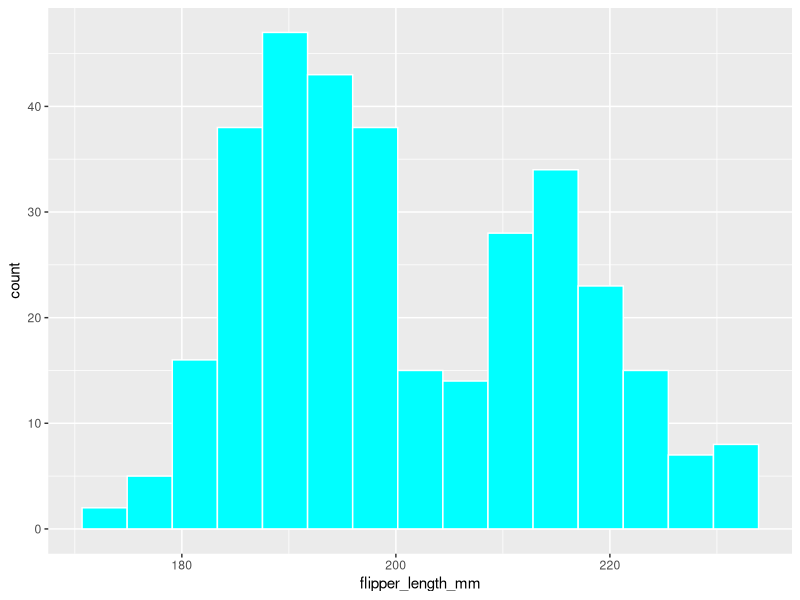
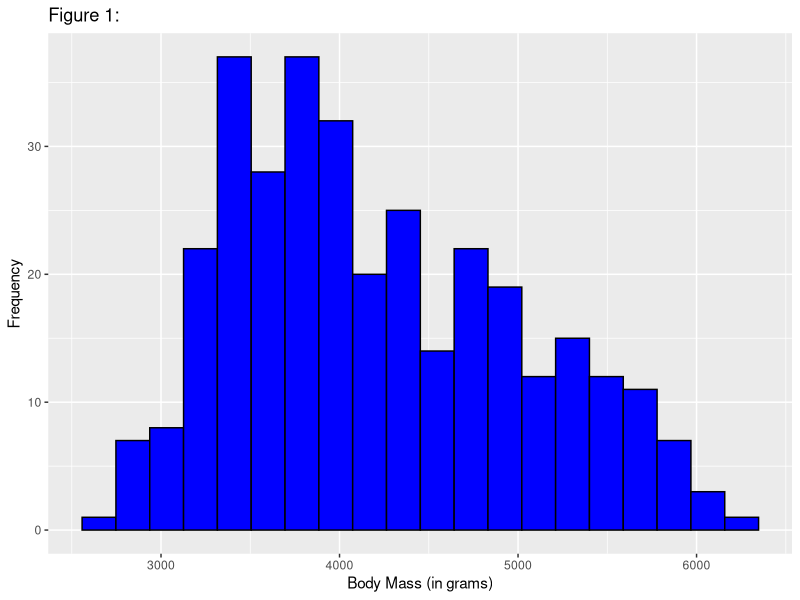
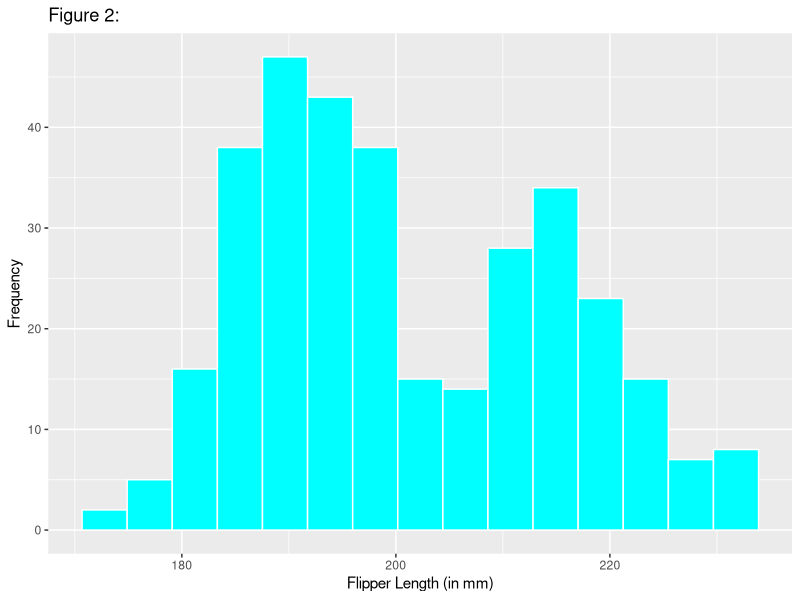
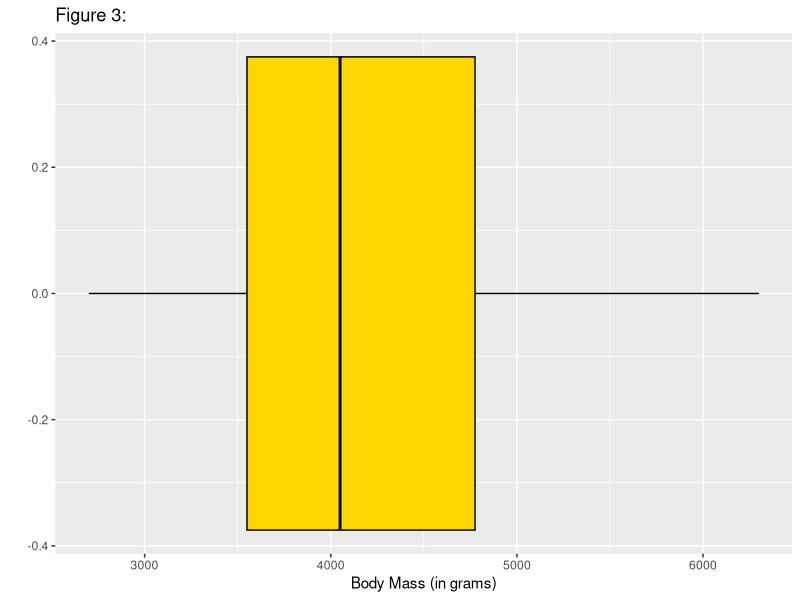
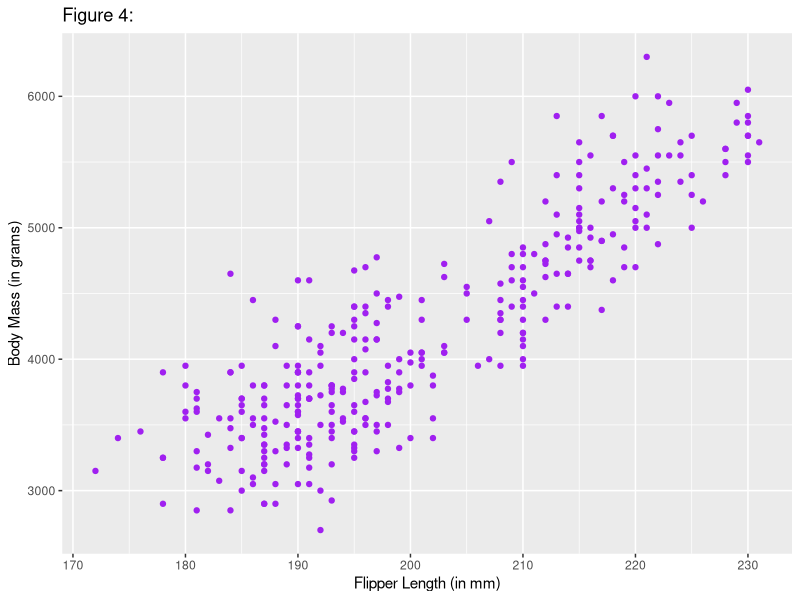
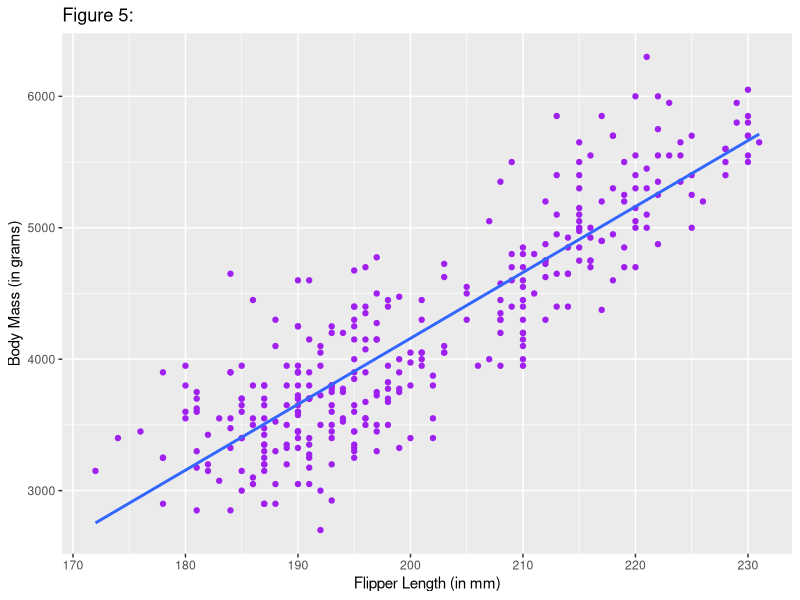
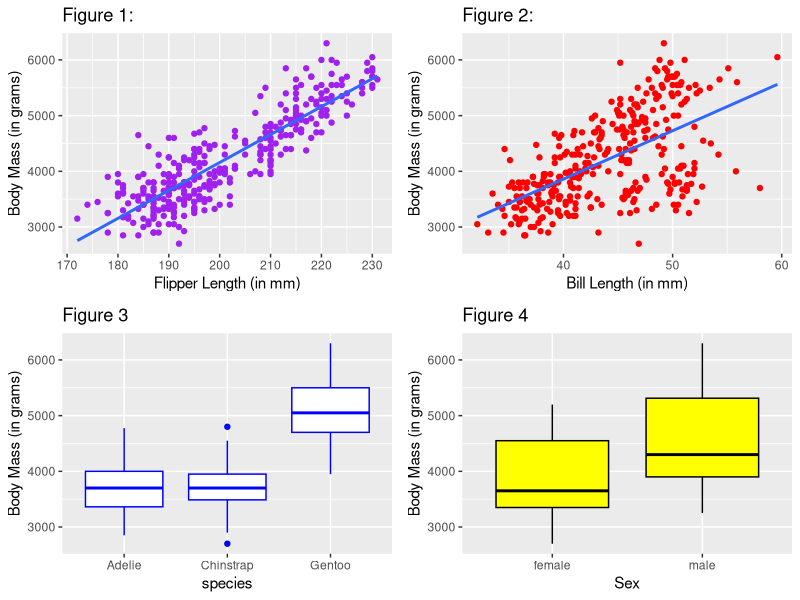
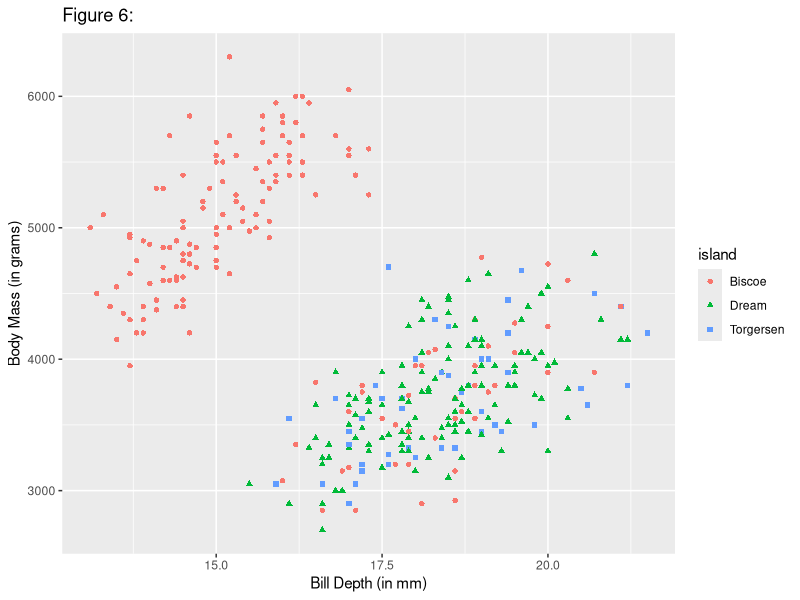

Write R code to recreate these figures, in order.
## ---- chunk 1
knitr::opts_chunk$set(echo = FALSE, warning = FALSE)
set.seed(114514)
## ---- chunk 2
# Import the data through the palmerpenguins package
library(palmerpenguins)  
data("penguins")
## ---- chunk 3
# summarize the response variable
summary(penguins$body_mass_g)
## ---- chunk 4
# Clean the data by removing incomplete information
penguinsClean <- na.omit(penguins)
## ---- chunk 5
# Install ggplot2
library(rlang)
## ---- chunk 6
# import the ggplot2
suppressMessages(library(ggplot2))
## ---- chunk 7
# histogram of penguin body mass
# ggplot(penguinsClean, aes(x=body_mass_g)) + geom_histogram(bins = 20, fill='blue', col = 'black')
# ggplot(): This part of the code creates the background of the plot. 
## ---- chunk 8
ggplot(penguinsClean, aes(x=flipper_length_mm)) + geom_histogram(bins = 15, fill='cyan', col = 'white')
## ---- chunk 9
# adding the x & y axis labels & title for the plot
# ggplot(penguinsClean, aes(x=body_mass_g)) + geom_histogram(fill='blue', col = 'black', bins = 20) + labs(title="Figure 1:", x = "Body Mass (in grams)", y = "Frequency", caption = "An Example of Caption") + theme(plot.title = element_text(hjust = 0.5))
## ---- chunk 10
# Figure 1
ggplot(penguinsClean, aes(x=body_mass_g)) + geom_histogram(fill='blue', col = 'black', bins = 20) + labs(title="Figure 1:", x = "Body Mass (in grams)", y = "Frequency")
## ---- chunk 11
ggplot(penguinsClean, aes(x=flipper_length_mm)) + geom_histogram(bins = 15, fill='cyan', col = 'white') + labs(title="Figure 2:", x = "Flipper Length (in mm)", y = "Frequency")
## ---- chunk 12
ggplot(penguinsClean, aes(x=body_mass_g)) + geom_boxplot(fill='gold', col = 'black') + labs(title="Figure 3:", x = "Body Mass (in grams)", y = " ")
## ---- chunk 13
# ggplot(penguinsClean, aes(x=flipper_length_mm, y = body_mass_g)) + geom_point()
## ---- chunk 14
ggplot(penguinsClean, aes(x=flipper_length_mm, y = body_mass_g)) + geom_point(color = "purple") + labs(title="Figure 4:", x = "Flipper Length (in mm)", y = "Body Mass (in grams)")
## ---- chunk 15
# use {r, fig.asp=0.75} to set the size of the graph generated, 0 ~ 1
ggplot(penguinsClean, aes(x=flipper_length_mm, y = body_mass_g)) + geom_point(color = "purple") + labs(title="Figure 5:", x = "Flipper Length (in mm)", y = "Body Mass (in grams)")  + stat_smooth(method = "lm", formula = y ~ x, size = 1, se = FALSE)
## ---- chunk 16
# stacking graphs
# g1 <- ggplot(penguinsClean, aes(body_mass_g)) + geom_histogram(bins = 20, fill = "blue", col = "white")+ labs(title ="Figure 1")
# g2 <- ggplot(penguinsClean, aes(body_mass_g)) + geom_boxplot(fill = "white", col = "blue") + labs(title ="Figure 2")
# gridExtra::grid.arrange(g1,g2, ncol = 2)
## ---- chunk 17
g1 <- ggplot(penguinsClean, aes(x=flipper_length_mm, y = body_mass_g)) + geom_point(color = "purple") + labs(title="Figure 1:", x = "Flipper Length (in mm)", y = "Body Mass (in grams)")  + stat_smooth(method = "lm", formula = y ~ x, size = 1, se = FALSE)

g2 <- ggplot(penguinsClean, aes(x=bill_length_mm, y = body_mass_g)) + geom_point(color = "red") + labs(title="Figure 2:", x = "Bill Length (in mm)", y = "Body Mass (in grams)")  + stat_smooth(method = "lm", formula = y ~ x, size = 1, se = FALSE)

g3 <- ggplot(penguinsClean, aes(x=species, y=body_mass_g)) + geom_boxplot(fill = "white", col = "blue") + labs(title ="Figure 3", x = "species", y = "Body Mass (in grams)")

g4 <- ggplot(penguinsClean, aes(x=sex, y=body_mass_g)) + geom_boxplot(fill = "yellow", col = "black") + labs(title ="Figure 4", x = "Sex", y = "Body Mass (in grams)")

gridExtra::grid.arrange(g1,g2,g3,g4, ncol=2)
## ---- chunk 18
# Make table
# Option 1:
# table(penguins$species)

# Option 2:
# knitr::kable(table(penguins$species), col.names=c("Species", "Count") )

## ---- chunk 19
knitr::kable(table(penguinsClean$island), col.names=c("Island", "Count") )
## ---- chunk 20
# knitr::kable(table(penguins$species, penguins$island))
## ---- chunk 21
knitr::kable(table(penguinsClean$island, penguinsClean$sex))
## ---- chunk 22
knitr::kable(table(penguinsClean$species, penguinsClean$island))
## ---- chunk 23
# lm(body_mass_g~species + (species=="Adelie"):island, data=penguinsClean)
## ---- chunk 24
# ggplot(penguinsClean, aes(x=flipper_length_mm, y = body_mass_g, color = species, pch=species)) + geom_point()
## ---- chunk 25
ggplot(penguinsClean, aes(x=bill_depth_mm, y = body_mass_g, color = island, pch=island)) + geom_point() + labs(title ="Figure 6:", x = "Bill Depth (in mm)", y = "Body Mass (in grams)")
## ---- chunk 26
# Faceted plot
# ggplot(penguinsClean, aes(x=flipper_length_mm, y = body_mass_g, color = species)) + geom_point() +  facet_wrap( ~ species, ncol=3)
## ---- chunk 27
ggplot(penguinsClean, aes(x=flipper_length_mm, y = body_mass_g, color = species)) + geom_point() +  facet_wrap( ~ species, ncol=2) + labs(title ="Figure 7:", x = "Flipper Length (in mm)", y = "Body Mass (in grams)")
## ---- chunk 28
ggplot(penguinsClean, aes(x=flipper_length_mm, y = body_mass_g, color = species)) + geom_point() +  facet_wrap( ~ species, ncol=2) + labs(title ="Figure 8:", x = "Flipper Length (in mm)", y = "Body Mass (in grams)") + stat_smooth(method = "lm", formula = y ~ x, size = 1, se = FALSE, color = "black")
